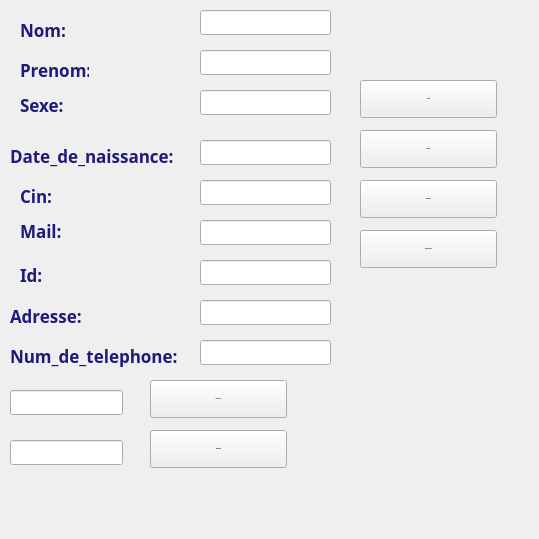
        <widget class="QWidget" name="scrollAreaWidgetContents">
         <property name="geometry">
          <rect>
           <x>0</x>
           <y>0</y>
           <width>539</width>
           <height>539</height>
          </rect>
         </property>
         <widget class="QLabel" name="label_11">
          <property name="geometry">
           <rect>
            <x>20</x>
            <y>20</y>
            <width>69</width>
            <height>20</height>
           </rect>
          </property>
          <property name="font">
           <font>
            <family>Pristina</family>
            <pointsize>13</pointsize>
            <weight>75</weight>
            <bold>true</bold>
           </font>
          </property>
          <property name="styleSheet">
           <string notr="true">border-color: rgb(0, 0, 127);
color: rgb(30, 26, 124);</string>
          </property>
          <property name="text">
           <string>Nom:</string>
          </property>
         </widget>
         <widget class="QLineEdit" name="lineEditprenom">
          <property name="geometry">
           <rect>
            <x>200</x>
            <y>50</y>
            <width>131</width>
            <height>25</height>
           </rect>
          </property>
         </widget>
         <widget class="QLineEdit" name="lineEditnom">
          <property name="geometry">
           <rect>
            <x>200</x>
            <y>10</y>
            <width>131</width>
            <height>25</height>
           </rect>
          </property>
         </widget>
         <widget class="QLabel" name="label_12">
          <property name="geometry">
           <rect>
            <x>20</x>
            <y>59</y>
            <width>69</width>
            <height>21</height>
           </rect>
          </property>
          <property name="font">
           <font>
            <family>Pristina</family>
            <pointsize>13</pointsize>
            <weight>75</weight>
            <bold>true</bold>
           </font>
          </property>
          <property name="styleSheet">
           <string notr="true">border-color: rgb(0, 0, 127);
color: rgb(30, 26, 124);</string>
          </property>
          <property name="text">
           <string>Prenom:</string>
          </property>
         </widget>
         <widget class="QLabel" name="label_14">
          <property name="geometry">
           <rect>
            <x>20</x>
            <y>89</y>
            <width>69</width>
            <height>31</height>
           </rect>
          </property>
          <property name="font">
           <font>
            <family>Pristina</family>
            <pointsize>13</pointsize>
            <weight>75</weight>
            <bold>true</bold>
           </font>
          </property>
          <property name="styleSheet">
           <string notr="true">border-color: rgb(0, 0, 127);
color: rgb(30, 26, 124);</string>
          </property>
          <property name="text">
           <string>Sexe:</string>
          </property>
         </widget>
         <widget class="QLabel" name="label_15">
          <property name="geometry">
           <rect>
            <x>20</x>
            <y>180</y>
            <width>69</width>
            <height>31</height>
           </rect>
          </property>
          <property name="font">
           <font>
            <family>Pristina</family>
            <pointsize>13</pointsize>
            <weight>75</weight>
            <bold>true</bold>
           </font>
          </property>
          <property name="styleSheet">
           <string notr="true">border-color: rgb(0, 0, 127);
color: rgb(30, 26, 124);</string>
          </property>
          <property name="text">
           <string>Cin:</string>
          </property>
         </widget>
         <widget class="QLabel" name="label_16">
          <property name="geometry">
           <rect>
            <x>10</x>
            <y>140</y>
            <width>181</width>
            <height>31</height>
           </rect>
          </property>
          <property name="font">
           <font>
            <family>Pristina</family>
            <pointsize>13</pointsize>
            <weight>75</weight>
            <bold>true</bold>
           </font>
          </property>
          <property name="styleSheet">
           <string notr="true">border-color: rgb(0, 0, 127);
color: rgb(30, 26, 124);</string>
          </property>
          <property name="text">
           <string>Date_de_naissance:</string>
          </property>
         </widget>
         <widget class="QLineEdit" name="lineEditcin">
          <property name="geometry">
           <rect>
            <x>200</x>
            <y>180</y>
            <width>131</width>
            <height>25</height>
           </rect>
          </property>
          <property name="text">
           <string/>
          </property>
         </widget>
         <widget class="QLabel" name="label_17">
          <property name="geometry">
           <rect>
            <x>20</x>
            <y>220</y>
            <width>69</width>
            <height>21</height>
           </rect>
          </property>
          <property name="font">
           <font>
            <family>Pristina</family>
            <pointsize>13</pointsize>
            <weight>75</weight>
            <bold>true</bold>
           </font>
          </property>
          <property name="styleSheet">
           <string notr="true">border-color: rgb(0, 0, 127);
color: rgb(30, 26, 124);</string>
          </property>
          <property name="text">
           <string>Mail:</string>
          </property>
         </widget>
         <widget class="QLineEdit" name="lineEditmail">
          <property name="geometry">
           <rect>
            <x>200</x>
            <y>220</y>
            <width>131</width>
            <height>25</height>
           </rect>
          </property>
         </widget>
         <widget class="QLabel" name="label_18">
          <property name="geometry">
           <rect>
            <x>10</x>
            <y>300</y>
            <width>81</width>
            <height>31</height>
           </rect>
          </property>
          <property name="font">
           <font>
            <family>Pristina</family>
            <pointsize>13</pointsize>
            <weight>75</weight>
            <bold>true</bold>
           </font>
          </property>
          <property name="styleSheet">
           <string notr="true">border-color: rgb(0, 0, 127);
color: rgb(30, 26, 124);</string>
          </property>
          <property name="text">
           <string>Adresse:</string>
          </property>
         </widget>
         <widget class="QLineEdit" name="lineEditid">
          <property name="geometry">
           <rect>
            <x>200</x>
            <y>260</y>
            <width>131</width>
            <height>25</height>
           </rect>
          </property>
         </widget>
         <widget class="QLabel" name="label_19">
          <property name="geometry">
           <rect>
            <x>20</x>
            <y>259</y>
            <width>101</width>
            <height>31</height>
           </rect>
          </property>
          <property name="font">
           <font>
            <family>Pristina</family>
            <pointsize>13</pointsize>
            <weight>75</weight>
            <bold>true</bold>
           </font>
          </property>
          <property name="styleSheet">
           <string notr="true">border-color: rgb(0, 0, 127);
color: rgb(30, 26, 124);</string>
          </property>
          <property name="text">
           <string>Id:</string>
          </property>
         </widget>
         <widget class="QLineEdit" name="lineEditadresse">
          <property name="geometry">
           <rect>
            <x>200</x>
            <y>300</y>
            <width>131</width>
            <height>25</height>
           </rect>
          </property>
         </widget>
         <widget class="QPushButton" name="pb_ajoutersirine">
          <property name="geometry">
           <rect>
            <x>360</x>
            <y>80</y>
            <width>137</width>
            <height>38</height>
           </rect>
          </property>
          <property name="font">
           <font>
            <family>Arial</family>
            <pointsize>-1</pointsize>
            <weight>75</weight>
            <bold>true</bold>
           </font>
          </property>
          <property name="styleSheet">
           <string notr="true">color: rgb(0, 0, 0);
;</string>
          </property>
          <property name="text">
           <string>Ajouter</string>
          </property>
         </widget>
         <widget class="QPushButton" name="pb_modifiersirine">
          <property name="geometry">
           <rect>
            <x>360</x>
            <y>130</y>
            <width>137</width>
            <height>38</height>
           </rect>
          </property>
          <property name="font">
           <font>
            <family>Arial</family>
            <pointsize>-1</pointsize>
            <weight>75</weight>
            <bold>true</bold>
           </font>
          </property>
          <property name="styleSheet">
           <string notr="true">color: rgb(0, 0, 0);</string>
          </property>
          <property name="text">
           <string>Modifier</string>
          </property>
         </widget>
         <widget class="QPushButton" name="pb_reinsirine">
          <property name="geometry">
           <rect>
            <x>360</x>
            <y>180</y>
            <width>137</width>
            <height>38</height>
           </rect>
          </property>
          <property name="font">
           <font>
            <family>Arial</family>
            <pointsize>-1</pointsize>
            <weight>75</weight>
            <bold>true</bold>
           </font>
          </property>
          <property name="styleSheet">
           <string notr="true">color: rgb(0, 0, 0);</string>
          </property>
          <property name="text">
           <string>reinitialiser</string>
          </property>
         </widget>
         <widget class="QLineEdit" name="lineEditsexe">
          <property name="geometry">
           <rect>
            <x>200</x>
            <y>90</y>
            <width>131</width>
            <height>25</height>
           </rect>
          </property>
         </widget>
         <widget class="QLineEdit" name="l_date">
          <property name="geometry">
           <rect>
            <x>200</x>
            <y>140</y>
            <width>131</width>
            <height>25</height>
           </rect>
          </property>
         </widget>
         <widget class="QLabel" name="label_20">
          <property name="geometry">
           <rect>
            <x>10</x>
            <y>340</y>
            <width>181</width>
            <height>31</height>
           </rect>
          </property>
          <property name="font">
           <font>
            <family>Pristina</family>
            <pointsize>13</pointsize>
            <weight>75</weight>
            <bold>true</bold>
           </font>
          </property>
          <property name="styleSheet">
           <string notr="true">border-color: rgb(0, 0, 127);
color: rgb(30, 26, 124);</string>
          </property>
          <property name="text">
           <string>Num_de_telephone:</string>
          </property>
         </widget>
         <widget class="QLineEdit" name="lineEdittel">
          <property name="geometry">
           <rect>
            <x>200</x>
            <y>340</y>
            <width>131</width>
            <height>25</height>
           </rect>
          </property>
         </widget>
         <widget class="QPushButton" name="pb_recherchersirine">
          <property name="geometry">
           <rect>
            <x>150</x>
            <y>380</y>
            <width>137</width>
            <height>38</height>
           </rect>
          </property>
          <property name="font">
           <font>
            <family>Arial</family>
            <pointsize>-1</pointsize>
            <weight>75</weight>
            <bold>true</bold>
           </font>
          </property>
          <property name="styleSheet">
           <string notr="true">color: rgb(0, 0, 0);

</string>
          </property>
          <property name="text">
           <string>Rechercher</string>
          </property>
         </widget>
         <widget class="QLineEdit" name="l_rechercher">
          <property name="geometry">
           <rect>
            <x>10</x>
            <y>390</y>
            <width>113</width>
            <height>25</height>
           </rect>
          </property>
         </widget>
         <widget class="QPushButton" name="pb_suppsirine">
          <property name="geometry">
           <rect>
            <x>150</x>
            <y>430</y>
            <width>137</width>
            <height>38</height>
           </rect>
          </property>
          <property name="font">
           <font>
            <family>Arial</family>
            <pointsize>-1</pointsize>
            <weight>75</weight>
            <bold>true</bold>
           </font>
          </property>
          <property name="styleSheet">
           <string notr="true">color: rgb(0, 0, 0);</string>
          </property>
          <property name="text">
           <string>Supprimer</string>
          </property>
         </widget>
         <widget class="QLineEdit" name="l_supp_id">
          <property name="geometry">
           <rect>
            <x>10</x>
            <y>440</y>
            <width>113</width>
            <height>25</height>
           </rect>
          </property>
          <property name="readOnly">
           <bool>true</bool>
          </property>
         </widget>
         <widget class="QPushButton" name="pushButton_2sirine">
          <property name="geometry">
           <rect>
            <x>360</x>
            <y>230</y>
            <width>137</width>
            <height>38</height>
           </rect>
          </property>
          <property name="font">
           <font>
            <family>Arial</family>
            <pointsize>-1</pointsize>
            <weight>75</weight>
            <bold>true</bold>
           </font>
          </property>
          <property name="styleSheet">
           <string notr="true">color: rgb(0, 0, 0);</string>
          </property>
          <property name="text">
           <string>Exporter PDF</string>
          </property>
         </widget>
        </widget>
